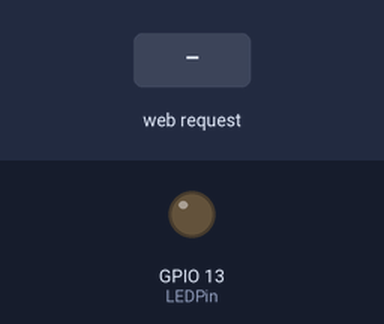
Bench run of a sketch on a simulated ESP8266 (NodeMCU). Shown: output pins drawn as LEDs (lit = HIGH). Inputs (shaded band) come from the test bench. WiFi joins after 1.5 s; servers stay silent unless stated; what the sketch prints to the serial monitor is not drawn.

Above: at 3.7 s.
3.8 s: HTTP request GET /LEDOn received
At 4.2 s:
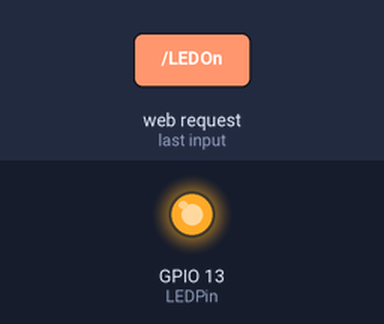
5.3 s: HTTP request GET /LEDOff received
At 6.5 s:
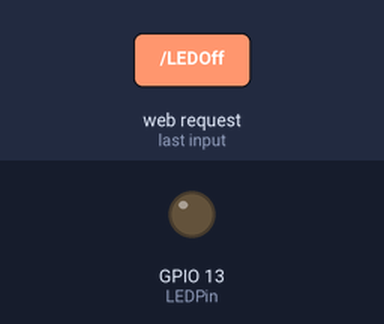
Timing chart, 0 to 8.3 s (numbered marks = the images above; inputs shaded):
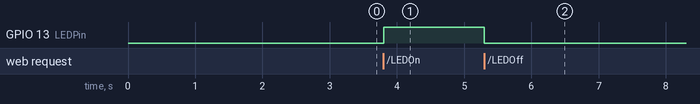

The sketch:

readingLamp.ino
```cpp
#include <ESP8266WiFi.h>
#include <WiFiClient.h>
#include <ESP8266WebServer.h>

const char* ssid = "SSID";
const char* password = "PASSWORD";

ESP8266WebServer server(80);   //instantiate server at port 80 (http port)

String page = "";
int LEDPin = 13;
void setup(void){
  //the HTML of the web page
  page = "<head>\n    <title></title>\n    <meta http-equiv=\"Content-Type\" content=\"text/html; charset=utf-8\">\n    <style type=\"text/css\">\n        html, body {\n            height: 100%;\n            margin: 0;\n            overflow: hidden;\n        }\n\n        #wrapper {\n        \tbackground-color: black;\n            min-height: 100%; \n            position: relative;\n\n        }\n\n        p {\n        \tcolor: white;\n        \tfont-family: Helvetica;\n        \tfont-size: 10vw;\n        \ttext-align: center;\n        }\n\n        #on {\n        \tbackground-color: green;\n        \tpadding: 20px;\n        \theight: 50%;\n        }\n\n        #off {\n        \tbackground-color: red;\n        \tpadding: 20px;\n        \theight: 50%;\n        }\n\n\n    </style>\n</head>\n\n<body>\n    <div id=\"wrapper\">\n    \t<div onclick=\"location.href='LEDOn';\" id=\"on\">\n    \t\t<p>ON</p>\n    \t</div>\n\n    \t<div onclick=\"location.href='LEDOff';\" id=\"off\">\n    \t\t<p>OFF</p>\n    \t</div>\n    </div>\n</body>";

  //make the LED pin output and initially turned off
  pinMode(LEDPin, OUTPUT);
  digitalWrite(LEDPin, LOW);

  delay(1000);
  Serial.begin(9600);
  WiFi.begin(ssid, password); //begin WiFi connection

  // Wait for connection
  while (WiFi.status() != WL_CONNECTED) {
    delay(500);
    Serial.print(".");
  }

  server.on("/", [](){
    server.send(200, "text/html", page);
  });

  server.on("/LEDOn", [](){
    server.send(200, "text/html", page);
    digitalWrite(LEDPin, HIGH);
    delay(1000);
  });
  server.on("/LEDOff", [](){
    server.send(200, "text/html", page);
    digitalWrite(LEDPin, LOW);
    delay(1000);
  });
  server.begin();
  Serial.println("Web server started!");
}

void loop(void){
  server.handleClient();
}
```

Measured:
- after the input at 3.8 s, GPIO 13 (LEDPin): LOW → HIGH at once
- after the input at 5.3 s, GPIO 13 (LEDPin): HIGH → LOW at once
